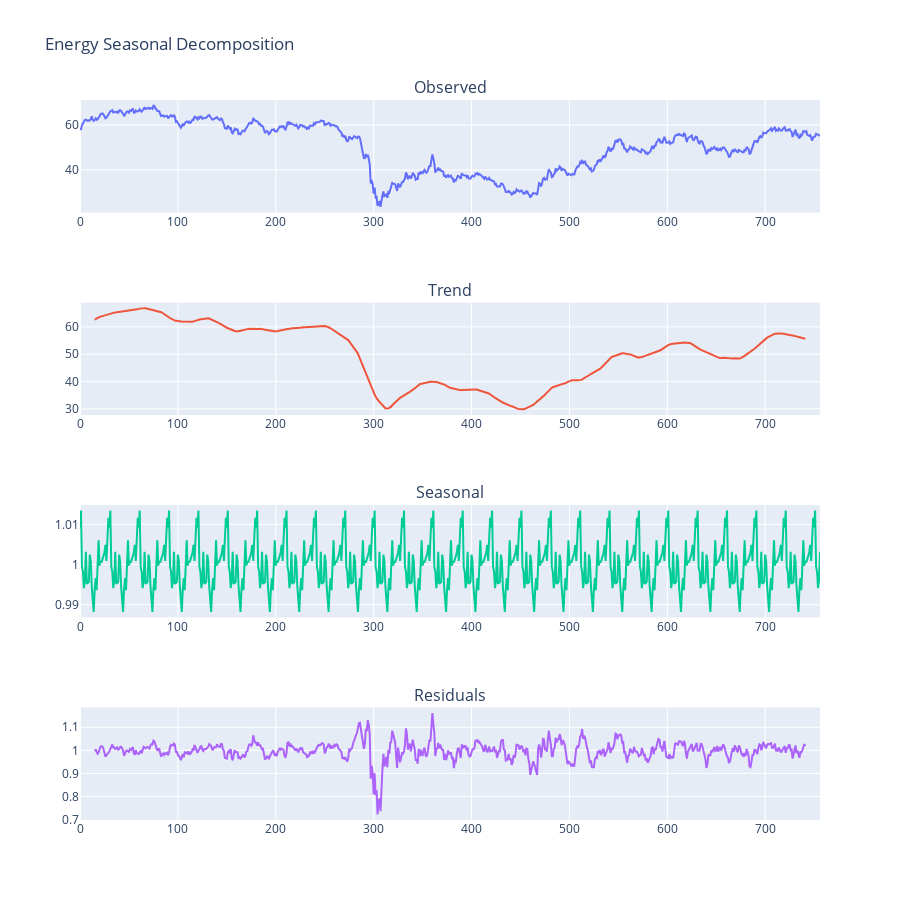

Notebook cell for this chart:
### Code cell
#Looking at trend and seasonality from time series
result = seasonal_decompose(energy_list, model='multiplicative', freq=30)
energy_seasonal = plot_seasonal_decompose(result)
energy_seasonal.update_layout(title='Energy Seasonal Decomposition')

### Figure 1 — Plotly figure (JSON) as saved in the notebook; plotly's stock layout.template omitted (floating-point values rounded to 4 significant figures; data arrays with more than 128 entries replaced by an {"elided": "..."} marker saying what was removed)
{"data": [{"mode": "lines", "name": "Observed", "type": "scatter", "x": {"elided": "757 int values"}, "xaxis": "x", "y": {"elided": "757 float values"}, "yaxis": "y"}, {"mode": "lines", "name": "Trend", "type": "scatter", "x": {"elided": "757 int values"}, "xaxis": "x2", "y": {"elided": "757 float values"}, "yaxis": "y2"}, {"mode": "lines", "name": "Seasonal", "type": "scatter", "x": {"elided": "757 int values"}, "xaxis": "x3", "y": {"elided": "757 float values"}, "yaxis": "y3"}, {"mode": "lines", "name": "Residual", "type": "scatter", "x": {"elided": "757 int values"}, "xaxis": "x4", "y": {"elided": "757 float values"}, "yaxis": "y4"}], "layout": {"annotations": [{"font": {"size": 16}, "showarrow": false, "text": "Observed", "x": 0.5, "xanchor": "center", "xref": "paper", "y": 1, "yanchor": "bottom", "yref": "paper"}, {"font": {"size": 16}, "showarrow": false, "text": "Trend", "x": 0.5, "xanchor": "center", "xref": "paper", "y": 0.7188, "yanchor": "bottom", "yref": "paper"}, {"font": {"size": 16}, "showarrow": false, "text": "Seasonal", "x": 0.5, "xanchor": "center", "xref": "paper", "y": 0.4375, "yanchor": "bottom", "yref": "paper"}, {"font": {"size": 16}, "showarrow": false, "text": "Residuals", "x": 0.5, "xanchor": "center", "xref": "paper", "y": 0.1562, "yanchor": "bottom", "yref": "paper"}], "height": 900, "margin": {"t": 100}, "showlegend": false, "title": {"text": "Energy Seasonal Decomposition"}, "xaxis": {"anchor": "y", "domain": [0, 1]}, "xaxis2": {"anchor": "y2", "domain": [0, 1]}, "xaxis3": {"anchor": "y3", "domain": [0, 1]}, "xaxis4": {"anchor": "y4", "domain": [0, 1]}, "yaxis": {"anchor": "x", "domain": [0.8438, 1]}, "yaxis2": {"anchor": "x2", "domain": [0.5625, 0.7188]}, "yaxis3": {"anchor": "x3", "domain": [0.2812, 0.4375]}, "yaxis4": {"anchor": "x4", "domain": [0, 0.1562]}}}
